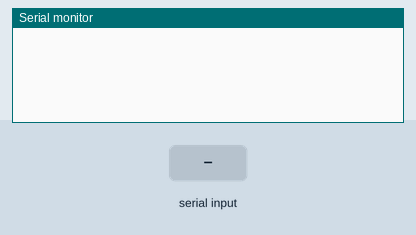
Recording of a sketch running on a simulated Arduino Uno, built with avr-gcc and run on an emulated ATmega328P. On the bench: the last lines printed to the serial monitor. The test bench sets the inputs (shaded band).

Above: at 1.2 s.
1.3 s: "1\n" received over Serial
At 1.7 s:
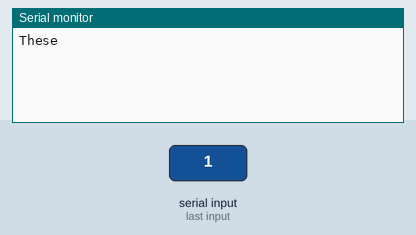
2.8 s: byte 10 ('\n') received over Serial
At 4.0 s:
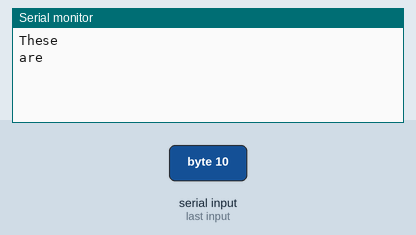
4.3 s: "0\n" received over Serial
At 5.2 s:
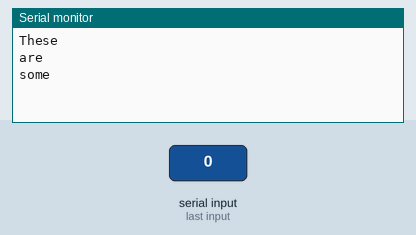
5.8 s: "2\n" received over Serial
At 6.3 s:
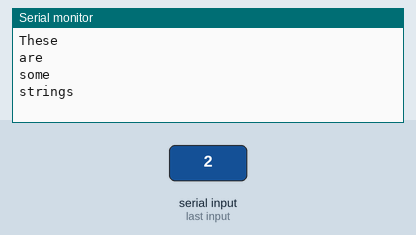

Measured:
- after the input at 1.3 s, the serial monitor: prints a new line at once (image 1)
- after the input at 2.8 s, the serial monitor: prints a new line at once (image 2)
- after the input at 4.3 s, the serial monitor: prints a new line at once (image 3)
- after the input at 5.8 s, the serial monitor: prints a new line at once (image 4)

The sketch:

fortune.ino
```cpp
// based on SerialEvent
// created by Romilly Cocking
// http://www.rareschool.com
// and placed in the public domain

const int MAX = 4;
char *greetings[MAX] = {"These", "are", "some", "strings"};
int index = 0;
boolean reply = false;

void setup() {
  // initialize serial:
  Serial.begin(9600);
}

void loop() {
  // print the string when a newline arrives:
  if (reply) {
    Serial.println(greetings[index++]);
    reply = false;
    if (index == MAX) {
      index = 0;
    }
  }
}

void serialEvent() {
  while (Serial.available()) {
    // get the new byte:
    char c = (char) Serial.read();
    if (c == '\n') {
      reply = true;
    }
  }
}
```
